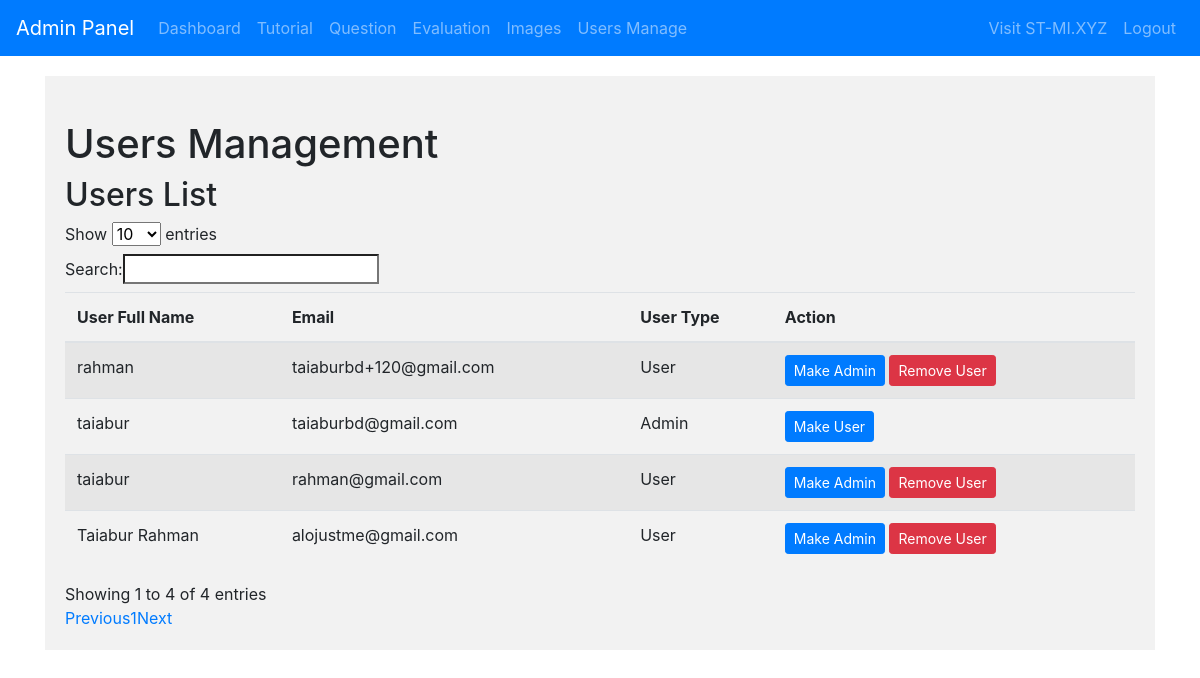
/admin_user_manage (signed in), run on the app's committed database.
### tables this page shows
CREATE TABLE users (
    id INTEGER PRIMARY KEY,
    fullname TEXT NULL,
    username TEXT UNIQUE NOT NULL,
    password TEXT NOT NULL,
    isadmin INTEGER DEFAULT 0,
    created TIMESTAMP NOT NULL DEFAULT 
    CURRENT_TIMESTAMP
);

### admin.py (the view)
@app.route('/admin_user_manage')
def admin_user_manager():
    conn = get_db_connection()
    users = conn.execute('SELECT * FROM users').fetchall()
    conn.close()
    return render_template('admin_user_manage.html', data=users)

### admin.py (called while the page is built)
def is_admin():
    return session.get('user_type')

@app.before_request
def check_admin_access():
    if request.endpoint and request.endpoint.startswith('admin'):
        if not is_admin():
            return redirect(url_for('hello'))

def get_db_connection():
    conn = sqlite3.connect('database.db')
    conn.row_factory = sqlite3.Row
    return conn

### templates/admin_user_manage.html
{% extends 'admin_template.html' %}
{% block content %}
<div class="section">
<h1 class="mt-4">Users Management</h1>
                <h2>Users List</h2>
                <table id="pagination-table" class="table table-striped">
                    <thead>
                        <tr>
                            <th>User Full Name</th>
                            <th>Email</th>
                            <th>User Type</th>
                            <th>Action</th>
                        </tr>
                    </thead>
                    <tbody>
                        {% for user in data %}
                        <tr>
                            <td>{{ user.fullname }}</td>
                            <td>{{ user["username"] }}</td>
                            <td>
                                {% if user["isadmin"] == 1 %}
                                Admin
                                {% else %}
                                    User
                                {% endif %}
                            </td>
                            <td>
                                {% if user["isadmin"] == 1 %}
                                <a href="/admin_change_user_status/{{ user["id"]}}/0">
                                    <button class="btn btn-primary btn-sm">Make User</button>
                                </a>
                                {% else %}
                                <a href='/admin_change_user_status/{{ user["id"] }}/1'>
                                    <button class="btn btn-primary btn-sm">Make Admin</button>
                                </a>
                                <a href='/admin_user_delete/{{ user["id"] }}'>
                                    <button class="btn btn-danger btn-sm" onClick="confirm('Delete entry?')">Remove User</button>
                                </a>
                                {% endif %}
                               </td>
                        </tr>
                        {% endfor %}
                    </tbody>
                </table>
</div>
{% endblock %}

### templates/admin_template.html (shortened to what this page needs)
<!DOCTYPE html>
<html lang="en">
<head>
    <link rel="stylesheet" href="https://maxcdn.bootstrapcdn.com/bootstrap/4.5.2/css/bootstrap.min.css">
</head>
<body>
    <nav class="navbar navbar-expand-lg navbar-dark bg-primary">
        <a class="navbar-brand" href="#">Admin Panel</a>
        <div class="collapse navbar-collapse" id="navbarNav">
            <ul class="navbar-nav">
                <li class="nav-item">
                    <a class="nav-link" href="/admin">Dashboard</a>
                </li>
                <li class="nav-item">
                    <a class="nav-link" href="/tutorial/list">Tutorial</a>
                </li>
                <li class="nav-item">
                    <a class="nav-link" href="/questions/list">Question</a>
                </li>
                <li class="nav-item">
                    <a class="nav-link" href="#evaluation-section">Evaluation</a>
                </li>
                <li class="nav-item">
                    <a class="nav-link" href="#images-section">Images</a>
                </li>
                <li class="nav-item">
                    <a class="nav-link" href="/admin_user_manage">Users Manage</a>
                </li>
            </ul>
        </div>
        <div class="collapse navbar-collapse" id="navbarNav">
            <ul class="navbar-nav ml-auto">
                <li class="nav-item">
                    <a class="nav-link" href="/" target="_blank">Visit ST-MI.XYZ</a>
                </li>
                <li class="nav-item">
                    <a class="nav-link" href="/logout">Logout</a>
                </li>
            </ul>
        </div>
    </nav>
    <div class="container">
        {% block content %} {% endblock %}
    </div>
</body>
</html>

### templates/admin_template.html (style rules this page uses)
.section { background-color: #f2f2f2; padding: 20px; margin-top: 20px; }

### data on the page
users: fullname "taiabur", username "taiaburbd@gmail.com", isadmin "Admin"
users: fullname "taiabur", username "rahman@gmail.com", isadmin "User"
users: fullname "Taiabur Rahman", username "alojustme@gmail.com", isadmin "User"
users: fullname "rahman", username "taiaburbd+120@gmail.com", isadmin "User"
